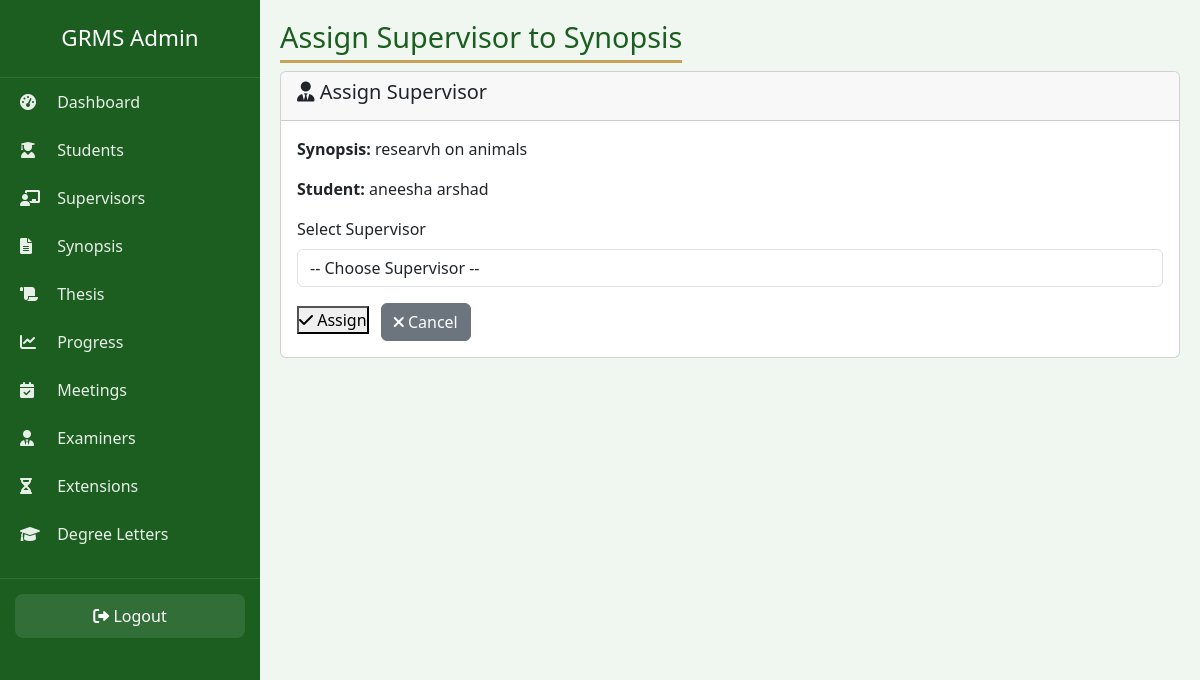
/admin-panel-2026-secure/synopsis/3/assign/ (signed in), run on the app's committed database.
### accounts/models.py (models this page shows, shortened)
class Synopsis(models.Model):
    STATUS_CHOICES = [
        ('draft', 'Draft'),
        ('submitted', 'Submitted'),
        ('under_review', 'Under Review'),
        ('changes_requested', 'Changes Requested'),
        ('approved', 'Approved'),
        ('rejected', 'Rejected'),
    ]
    student = models.ForeignKey(Student, on_delete=models.CASCADE, related_name='synopses')
    title = models.CharField(max_length=300)
    document = models.FileField(upload_to='synopses/', validators=[FileExtensionValidator(['pdf'])])
    submission_date = models.DateTimeField(auto_now_add=True)
    status = models.CharField(max_length=20, choices=STATUS_CHOICES, default='draft')
    supervisor = models.ForeignKey(Supervisor, on_delete=models.SET_NULL, null=True, blank=True, related_name='synopses')
    reviewed_by = models.ForeignKey(Supervisor, on_delete=models.SET_NULL, null=True, blank=True, related_name='reviewed_synopses')
    review_comments = models.TextField(blank=True, null=True)   # null=True add kiya
    review_date = models.DateTimeField(null=True, blank=True)
    version = models.IntegerField(default=1)
    previous_version = models.ForeignKey('Synopsis', on_delete=models.SET_NULL, null=True, blank=True)
    resubmission_deadline = models.DateField(null=True, blank=True)

class Student(models.Model):
    ENROLLMENT_STATUS = (
        ('Active', 'Active'),
        ('Inactive', 'Inactive'),
        ('Completed', 'Completed'),
        ('Withdrawn', 'Withdrawn'),
    )
    user = models.OneToOneField(User, on_delete=models.CASCADE, related_name='student_profile')
    registration_no = models.CharField(max_length=30, unique=True)
    department = models.CharField(max_length=100)
    session = models.CharField(max_length=20)
    program = models.CharField(max_length=50)
    enrollment_status = models.CharField(max_length=20, choices=ENROLLMENT_STATUS, default='Active')
    admission_date = models.DateField(default=timezone.now)
    supervisor = models.ForeignKey('Supervisor', on_delete=models.SET_NULL, null=True, blank=True, related_name='students')

### accounts/views.py (the view, shortened to what this page needs)
# urls.py: path('admin-panel-2026-secure/synopsis/<int:pk>/assign/', views.admin_synopsis_assign, name='admin_synopsis_assign'),
@login_required
@user_passes_test(is_admin)
def admin_synopsis_assign(request, pk):
    synopsis = get_object_or_404(Synopsis, pk=pk)
    supervisors = Supervisor.objects.filter(availability_status='Available')
    return render(request, 'admin/synopsis/assign.html', {'synopsis': synopsis, 'supervisors': supervisors})

### accounts/views.py (called while the page is built)
def is_admin(user):
    return user.is_superuser or user.groups.filter(name='Admin').exists()

### templates/admin/synopsis/assign.html (shortened to what this page needs)
{% extends 'admin/base.html' %}
{% load static %}
{% block page_title %}Assign Supervisor to Synopsis{% endblock %}
{% block content %}
<div class="card">
    <div class="card-header">
        <h5><i class="fas fa-user-tie"></i> Assign Supervisor</h5>
    </div>
    <div class="card-body">
        <p><strong>Synopsis:</strong> {{ synopsis.title }}</p>
        <p><strong>Student:</strong> {{ synopsis.student.user.get_full_name }}</p>
        <form method="post">
            <div class="mb-3">
                <label class="form-label">Select Supervisor</label>
                <select name="supervisor" class="form-control" required>
                    <option value="">-- Choose Supervisor --</option>
                </select>
            </div>
            <button type="submit" class="btn-action">
                <i class="fas fa-check"></i> Assign
            </button>
            <a href="{% url 'admin_synopsis_list' %}" class="btn btn-secondary ms-2">
                <i class="fas fa-times"></i> Cancel
            </a>
        </form>
    </div>
</div>
{% endblock %}

### templates/admin/base.html (style rules this page uses)
* { margin:0;padding:0;box-sizing:border-box; }
body { background:#f0f7f0;font-family:'Segoe UI',sans-serif; }

### data on the page
Synopsis: title "researvh on animals", student.user.get_full_name "aneesha arshad"
